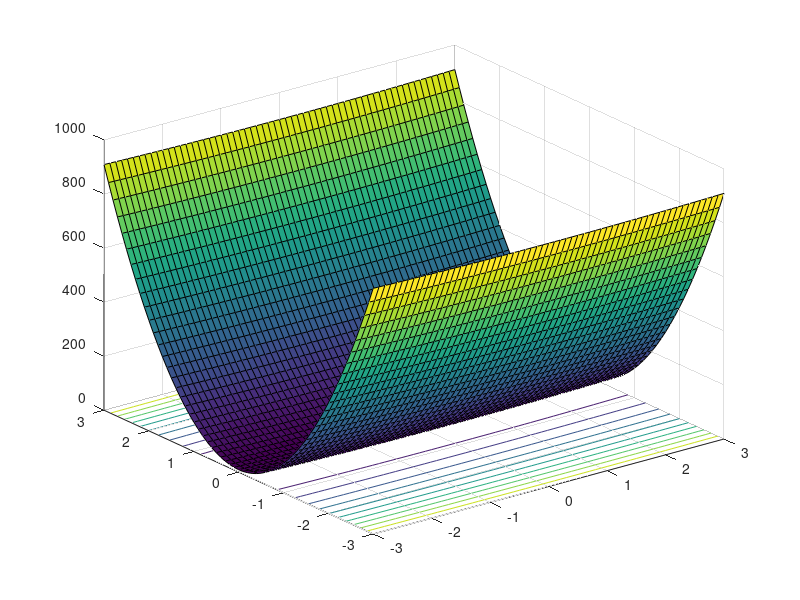

Write the MATLAB code that produced this figure. (Note: this script raises an error after producing the figure.)
% Steepest descent method for Rosenbrock function: 
% Note: the global minimizer is at (1,1). 

x0 = [8; 20];
Tol = 1e-6;
stepsize = 1e-2; 
scaling = 100; 

format long 
% for plotting: 

x = linspace(-3,3,61); y = linspace(-3,3,61); 
[X,Y]  = meshgrid(x,y);
f = X.^2 + scaling*Y.^2; 
figure(1); surfc(X,Y,f); 
hold on; plot3(1, 1, objfun([0,0],scaling),'g*'); hold off;

%  Newton's method: 
iter = 0; xNEW = x0; STOP = 0; 
disp('Newton method'); 

while ~STOP
    xOLD = xNEW; 
    [f,gradf,Hess] = objfun(xOLD,scaling);
    xNEW = xOLD - inv(Hess)*gradf;
    if norm(xNEW - xOLD) < Tol
        STOP = 1;
    end
    fprintf('%s%20.15f\n','objective function = ',f); 
    hold on; plot3(xNEW(1), xNEW(2), f,'g*'); hold off;
    iter= iter + 1 
    pause(0.3);
end
% 
% pause; 
% 
% % The steepest gradient descent algorithm: 
% iter = 0; STOP = 0; xNEW = x0;  
% while ~STOP
%     xOLD = xNEW; 
%     [f,gradf] = objfun(xOLD,scaling);
%     xNEW = xOLD - stepsize*gradf;
%     if norm(xNEW - xOLD) < Tol
%         STOP = 1;
%     end
%     fprintf('%s%20.15f\n','objective function = ',f); 
%     hold on; plot3(xNEW(1), xNEW(2), f,'r*'); hold off;
%     iter = iter + 1 
%     pause(0.3);
% end

% 
% % Nesterov algorithm: 
% [sol, fval]= Nesterov_algorithm(@(x)(objfun(x,scaling)), x0, 2.5, 0.9, Tol, 100);
% figure; plot(fval); 
% sol
% 
% [sol, fval, betaArray, muArray]= modified_Nesterov_algorithm(@(x)objfun(x,scaling), x0, 1.1, Tol, 100);
% figure; plot(fval); 
% sol



% objective function: 
function [f,gradf,Hess] = objfun(x,a)
f = x(1)^2 + a*x(2)^2;

gradf = [2*x(1); 2*a*x(2)];
Hess = [2, 0; 0, 2*a];

end



function [f,gradf] = objfun2(x)
f = x(1)^2 + a*x(2)^2;

gradf = [2*x(1); 2*a*x(2)];
Hess = [2, 0; 0, 2*a];

end



